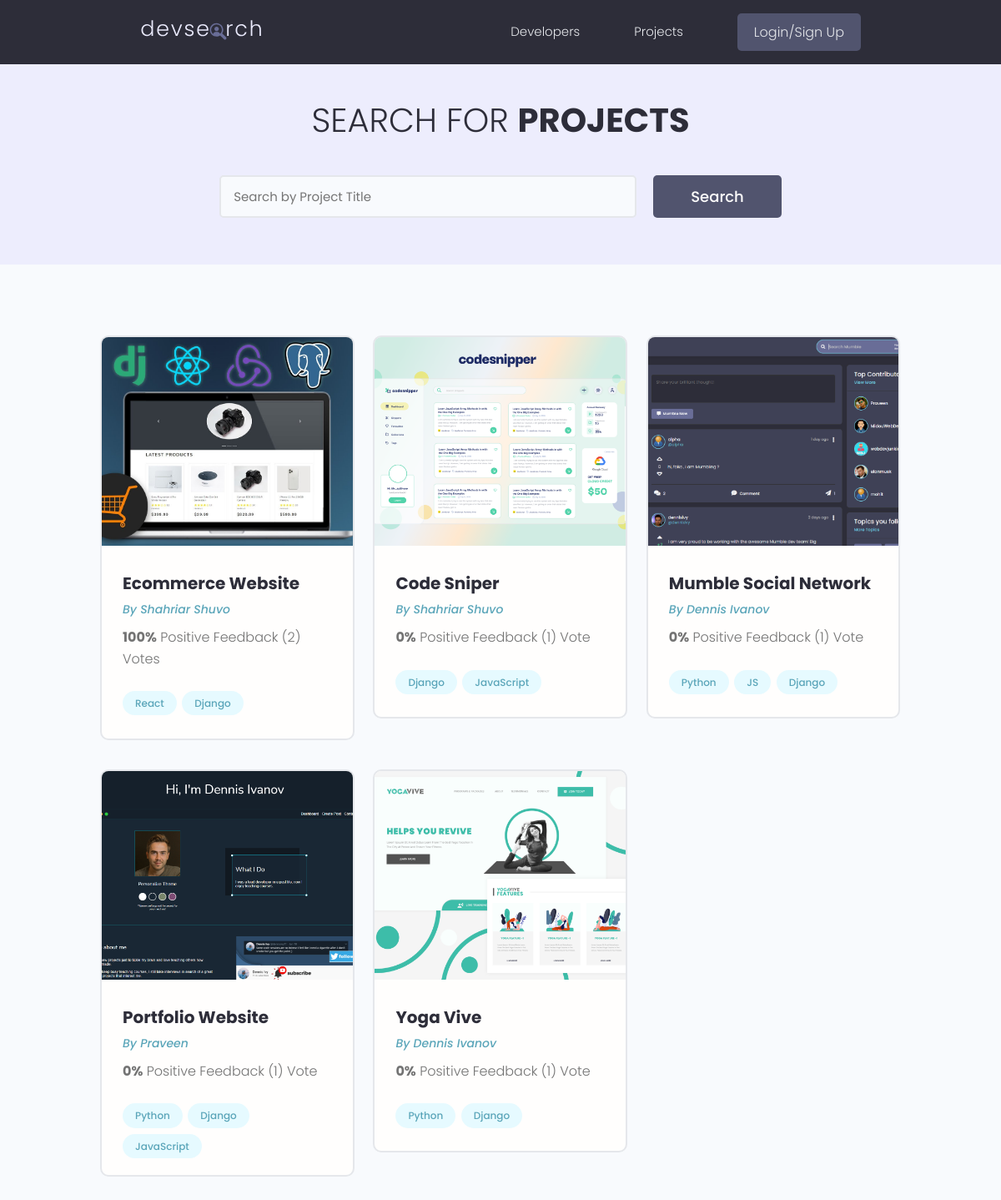
The page /projects/ on the database as committed earlier.
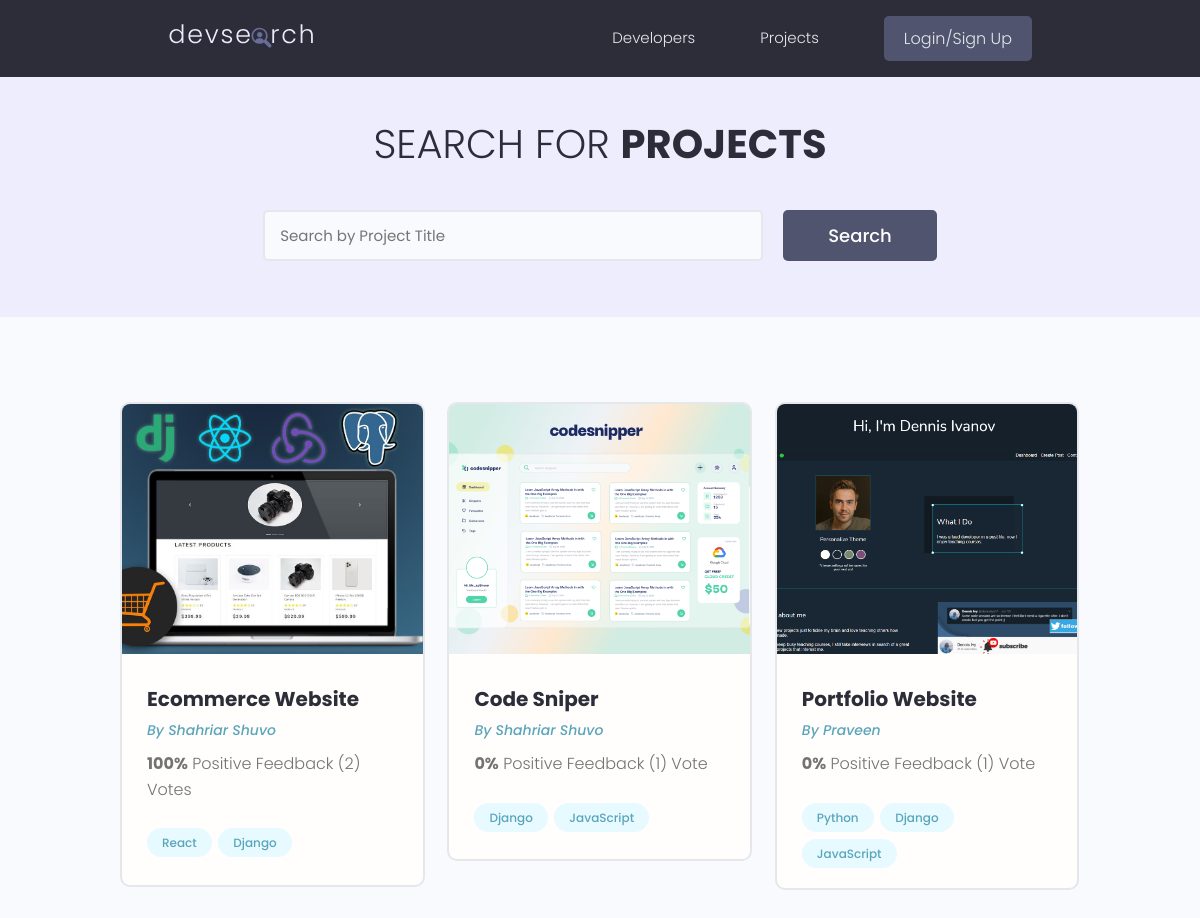
The same page on the database as committed later.
### projects/models.py (models this page shows, shortened)
class Project(models.Model):
    owner = models.ForeignKey(
        Profile, null=True, blank=True, on_delete=models.CASCADE)
    title = models.CharField(max_length=200)
    description = models.TextField(null=True, blank=True)
    featured_image = models.ImageField(
        null=True, blank=True, default="default.jpg")
    demo_link = models.CharField(max_length=2000, null=True, blank=True)
    source_link = models.CharField(max_length=2000, null=True, blank=True)
    tags = models.ManyToManyField('Tag', blank=True)
    vote_total = models.IntegerField(default=0, null=True, blank=True)
    vote_ratio = models.IntegerField(default=0, null=True, blank=True)
    created = models.DateTimeField(auto_now_add=True)
    id = models.UUIDField(default=uuid.uuid4, unique=True,
                          primary_key=True, editable=False)
    class Meta:
        ordering = ['-vote_ratio', '-vote_total', 'title']
    @property
    def imageURL(self):
        try:
            url = self.featured_image.url
        except:
            url = ''
        return url

class Tag(models.Model):
    name = models.CharField(max_length=200)
    created = models.DateTimeField(auto_now_add=True)
    id = models.UUIDField(default=uuid.uuid4, unique=True,
                          primary_key=True, editable=False)
    def __str__(self):
        return self.name

### users/models.py (models this page shows, shortened)
class Profile(models.Model):
    user = models.OneToOneField(
        User, on_delete=models.CASCADE, null=True, blank=True)
    name = models.CharField(max_length=200, blank=True, null=True)
    email = models.EmailField(max_length=500, blank=True, null=True)
    username = models.CharField(max_length=200, blank=True, null=True)
    location = models.CharField(max_length=200, blank=True, null=True, default="Earth")
    short_intro = models.CharField(max_length=200, blank=True, null=True, default="This is a default bio. User has not added a bio yet.")
    bio = models.TextField(blank=True, null=True)
    profile_image = models.ImageField(
        null=True, blank=True, upload_to='profiles/', default="profiles/user-default.png")
    social_github = models.CharField(max_length=200, blank=True, null=True)
    social_twitter = models.CharField(max_length=200, blank=True, null=True)
    social_linkedin = models.CharField(max_length=200, blank=True, null=True)
    social_youtube = models.CharField(max_length=200, blank=True, null=True)
    social_website = models.CharField(max_length=200, blank=True, null=True)
    created = models.DateTimeField(auto_now_add=True)
    id = models.UUIDField(default=uuid.uuid4, unique=True,
                          primary_key=True, editable=False)
    class Meta:
        ordering = ['created']

### projects/views.py (the view)
# urls.py: path('projects/', views.getProjects),
def projects(request):
    projects, search_query = searchProjects(request)
    custom_range, projects = paginateProjects(request, projects, 6)
    context = {'projects': projects,
               'search_query': search_query, 'custom_range': custom_range}
    return render(request, 'projects/projects.html', context)

### projects/utils.py (called while the page is built)
def paginateProjects(request, projects, results):
    page = request.GET.get('page')
    paginator = Paginator(projects, results)
    try:
        projects = paginator.page(page)
    except PageNotAnInteger:
        page = 1
        projects = paginator.page(page)
    except EmptyPage:
        page = paginator.num_pages
        projects = paginator.page(page)
    leftIndex = (int(page) - 4)
    if leftIndex < 1:
        leftIndex = 1
    rightIndex = (int(page) + 5)
    if rightIndex > paginator.num_pages:
        rightIndex = paginator.num_pages + 1
    custom_range = range(leftIndex, rightIndex)
    return custom_range, projects

def searchProjects(request):
    search_query = ''
    if request.GET.get('search_query'):
        search_query = request.GET.get('search_query')
    tags = Tag.objects.filter(name__icontains=search_query)
    projects = Project.objects.distinct().filter(
        Q(title__icontains=search_query) |
        Q(description__icontains=search_query) |
        Q(owner__name__icontains=search_query) |
        Q(tags__in=tags)
    )
    return projects, search_query

### projects/templates/projects/projects.html (shortened to what this page needs)
{% extends 'main.html' %}
{% block content %}
<main class="projects">
    <section class="hero-section text-center">
        <div class="container container--narrow">
            <div class="hero-section__box">
                <h2>Search for <span>Projects</span></h2>
            </div>
            <div class="hero-section__search">
                <form id='searchForm' class="form" action="{% url 'projects' %}" method="get">
                    <div class="form__field">
                        <input class="input input--text" id="formInput#search" type="text" name="search_query"
                            placeholder="Search by Project Title" value="{{search_query}}" />
                    </div>
                    <input class="btn btn--sub btn--lg" type="submit" value="Search" />
                </form>
            </div>
        </div>
    </section>
    <section class="projectsList">
        <div class="container">
            <div class="grid grid--three">
                {% for project in projects %}
                <div class="column">
                    <div class="card project">
                        <a href="{% url 'project' project.id %}" class="project">
                            <img class="project__thumbnail" src="{{project.imageURL}}" alt="project thumbnail" />
                            <div class="card__body">
                                <h3 class="project__title">{{project.title}}</h3>
                                <p><a class="project__author" href="{% url 'user-profile' project.owner.id %}">By
                                        {{project.owner.name}}</a>
                                </p>
                                <p class="project--rating">
                                    <span style="font-weight: bold;">{{project.vote_ratio}}%</span> Positive
                                    Feedback ({{project.vote_total}}) Vote{{project.vote_total|pluralize:"s"}}
                                </p>
                                <div class="project__tags">
                                    {% for tag in project.tags.all %}
                                    <span class="tag tag--pill tag--main">
                                        <small>{{tag}}</small>
                                    </span>
                                    {% endfor %}
                                </div>
                            </div>
                        </a>
                    </div>
                </div>
                {% endfor %}
            </div>
        </div>
    </section>
</main>
{% endblock %}

Rows that differ between the two databases and show on the page:
removed Project: imageURL (picture), title "Mumble Social Network", owner.name "Dennis Ivanov", vote_ratio "0", vote_total "1", Tag (name "Python"), Tag (name "Django")
no longer on this page (row unchanged): Tag: name "JS", shown under "Mumble Social Network"
removed Project: imageURL (picture), title "Yoga Vive", owner.name "Dennis Ivanov", vote_ratio "0", vote_total "1", Tag (name "Python"), Tag (name "Django")
